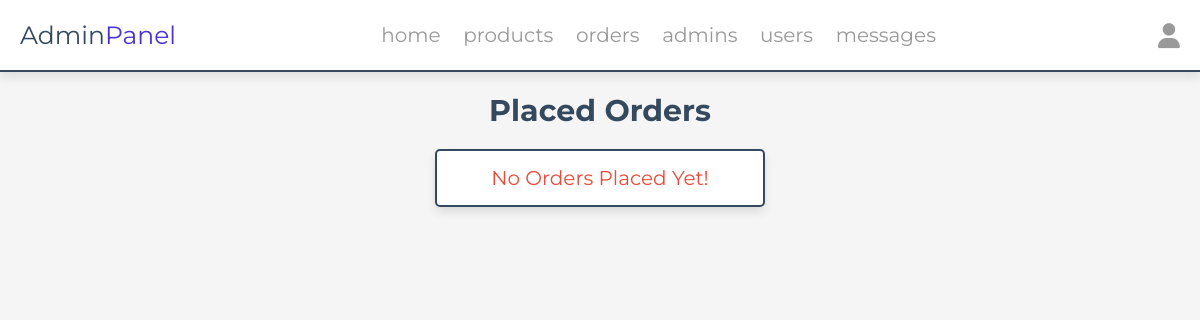
Before: /admin/placed_orders.php (signed in) with the older database file.
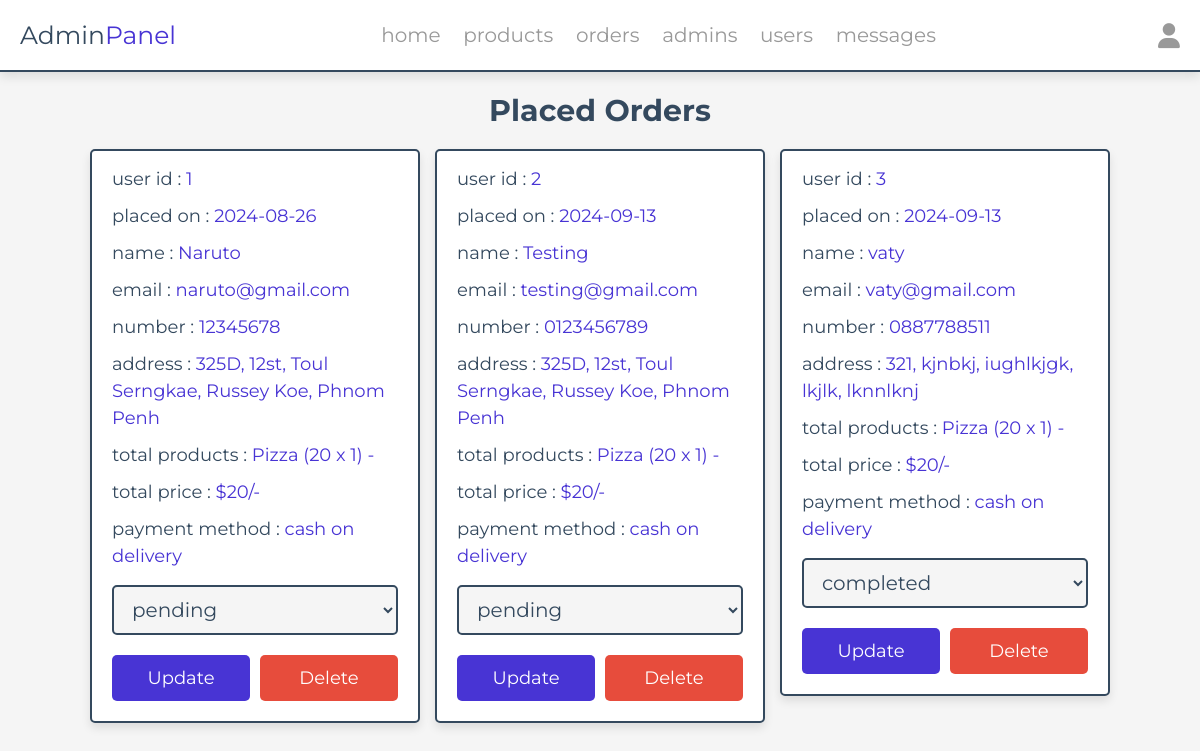
After: the same page with the newer database file.
### tables this page shows
CREATE TABLE `orders` (
  `id` int(100) NOT NULL,
  `user_id` int(100) NOT NULL,
  `name` varchar(20) NOT NULL,
  `number` varchar(10) NOT NULL,
  `email` varchar(50) NOT NULL,
  `method` varchar(50) NOT NULL,
  `address` varchar(500) NOT NULL,
  `total_products` varchar(1000) NOT NULL,
  `total_price` int(100) NOT NULL,
  `placed_on` date NOT NULL DEFAULT current_timestamp(),
  `payment_status` varchar(20) NOT NULL DEFAULT 'pending'
);

### admin/placed_orders.php (the view, shortened to what this page needs)
<?php
include '../components/connect.php';
?>
<!DOCTYPE html>
<html lang="en">
<head>
   <link rel="stylesheet" href="https://cdnjs.cloudflare.com/ajax/libs/font-awesome/6.1.1/css/all.min.css">
   <link rel="stylesheet" href="../css/admin_style.css">
</head>
<body>
<?php include '../components/admin_header.php' ?>
<section class="placed-orders">
   <h1 class="heading">placed orders</h1>
   <div class="box-container">
   <?php
      $select_orders = $conn->prepare("SELECT * FROM `orders`");
      $select_orders->execute();
      if($select_orders->rowCount() > 0){
         while($fetch_orders = $select_orders->fetch(PDO::FETCH_ASSOC)){
   ?>
   <div class="box">
      <p> user id : <span><?= $fetch_orders['user_id']; ?></span> </p>
      <p> placed on : <span><?= $fetch_orders['placed_on']; ?></span> </p>
      <p> name : <span><?= $fetch_orders['name']; ?></span> </p>
      <p> email : <span><?= $fetch_orders['email']; ?></span> </p>
      <p> number : <span><?= $fetch_orders['number']; ?></span> </p>
      <p> address : <span><?= $fetch_orders['address']; ?></span> </p>
      <p> total products : <span><?= $fetch_orders['total_products']; ?></span> </p>
      <p> total price : <span>$<?= $fetch_orders['total_price']; ?>/-</span> </p>
      <p> payment method : <span><?= $fetch_orders['method']; ?></span> </p>
      <form action="" method="POST">
         <select name="payment_status" class="drop-down">
            <option value="" selected disabled><?= $fetch_orders['payment_status']; ?></option>
         </select>
         <div class="flex-btn">
            <input type="submit" value="update" class="btn" name="update_payment">
            <a href="placed_orders.php?delete=<?= $fetch_orders['id']; ?>" class="delete-btn" onclick="return confirm('delete this order?');">delete</a>
         </div>
      </form>
   </div>
   <?php
      }
   }else{
      echo '<p class="empty">no orders placed yet!</p>';
   }
   ?>
   </div>
</section>
</body>
</html>

Changed rows visible on the page:
added orders: user "1", placed_on "2024-08-26", name "Naruto", email "naruto@gmail.com", number "12345678", address "325D, 12st, Toul Serngkae, Russey Koe, Phnom Penh", total_products "Pizza (20 x 1) -", total_price "20", method "cash on delivery", payment_status "pending"
added orders: user "2", placed_on "2024-09-13", name "Testing", email "testing@gmail.com", number "0123456789", address "325D, 12st, Toul Serngkae, Russey Koe, Phnom Penh", total_products "Pizza (20 x 1) -", total_price "20", method "cash on delivery", payment_status "pending"
added orders: user "3", placed_on "2024-09-13", name "vaty", email "vaty@gmail.com", number "0887788511", address "321, kjnbkj, iughlkjgk, lkjlk, lknnlknj", total_products "Pizza (20 x 1) -", total_price "20", method "cash on delivery", payment_status "completed"
Other visible differences:
text no longer shown: "No Orders Placed Yet!"
